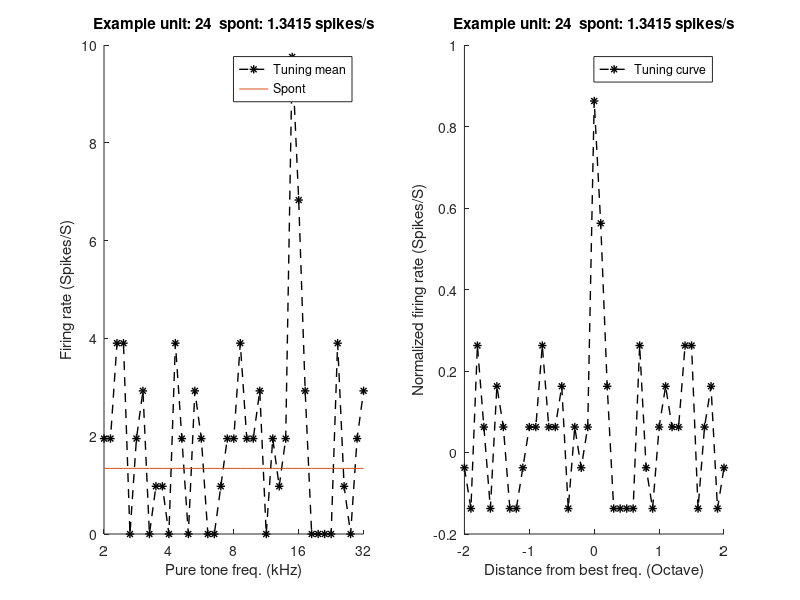
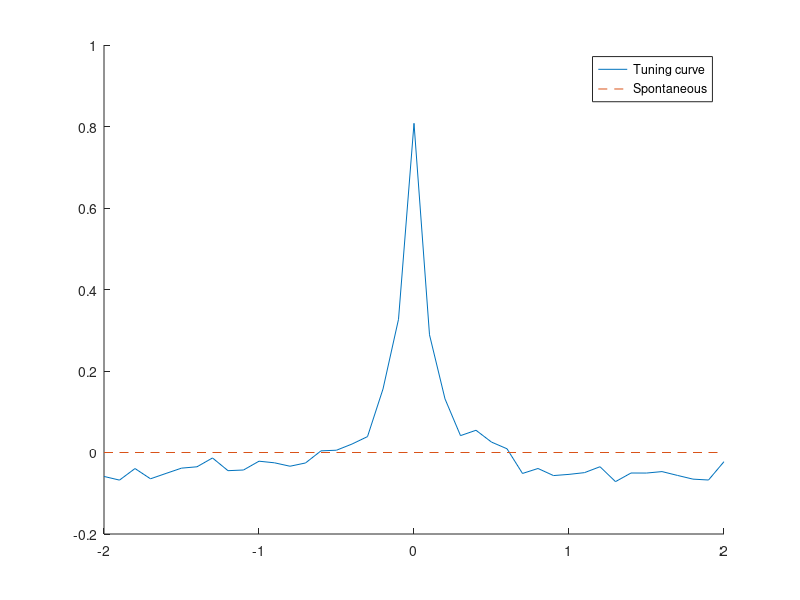

These figures' MATLAB source, in order: (Note: this script raises an error after producing the figures.)
% Compute the side-band inhibition of spectral tuning curves
% Similar as the "SRF_inhibtion_all"
% by CCG @ 2020-05-30

clear; clc; close all
load ( 'firing_rates_BW.mat' )
total_N = 649;
center = 21 ; % 1:20 21 22:41
S = 41 ;
shift_tuning_2D = nan (649, S) ;
inhibit_ratio = nan (649, S) ;
rates_max = nan (649, 1);
for n = 1 : total_N
% for n = 18 : 19
    stimuli = Unit_stimuli{n} ;
    if length(stimuli) == S
        raw_spike = Unit_spike_raw{n} ;
        spike_spont = Unit_spontaneous(n);
        spike_mean = mean (raw_spike, 2) ;
        [ BF_peak_value, BF_peak_id ] = max (spike_mean) ;
        shift_step = center - BF_peak_id ;
        % not use the peak of two ends
        if ( BF_peak_id~=1 && BF_peak_id~=S )
           shift_tuning = circshift ( spike_mean ,shift_step );
           tuning42 = [ shift_tuning; spike_spont ];  max42 = max(tuning42); rates_max(n) = max42;
           temp = ( shift_tuning - spike_spont ) / max42;
           shift_tuning_2D ( n, : ) = temp ;          
           inhibit_ratio ( n, : ) = ( spike_mean - spike_spont ) ./ ( spike_mean + spike_spont );
           
        end
    end
end
%%
% show the tuning curve of single neuron
pos=get(0,'ScreenSize'); X_size=pos(3);Y_size=pos(4);
figure('position',[X_size*0.05 Y_size*0.4 X_size*0.5 Y_size*0.35], 'Visible','on');

N = 24 ;

subplot(1,2, 1)
raw_spike = Unit_spike_raw{N};
% h1 = plot(raw_spike); hold on
h2 = plot(mean(raw_spike, 2),  '--*', 'LineWidth', 1, 'Color', 'k'); hold on
h3 = plot( ones(S, 1)*Unit_spontaneous(N) ); box off
legend( [h2 h3] , {'Tuning mean', 'Spont'} );
xlim([1 S])
xticks ([ 1 11 21 31 41 ])
xticklabels ( { '2', '4', '8', '16', '32' } )
xlabel('Pure tone freq. (kHz)'); ylabel('Firing rate (Spikes/S)')
title( [ 'Example unit: ', num2str(N), '  spont: ',  num2str(Unit_spontaneous(N)), ' spikes/s' ] )

subplot(1,2, 2)
h1 = plot( shift_tuning_2D (N,:), '--*', 'LineWidth', 1, 'Color', 'k'); box off
% hold on
% h2 = plot( ones(S, 1)*Unit_spontaneous(N)/rates_max(N) );
legend( {'Tuning curve'} );
xlim([1 S])
xticks ([ 1 11 21 31 41 ])
xticklabels ( { '-2', '-1', '0', '1', '2' } )
xlabel('Distance from best freq. (Octave)'); ylabel('Normalized firing rate (Spikes/S)')
title( [ 'Example unit: ', num2str(N), '  spont: ',  num2str(Unit_spontaneous(N)), ' spikes/s' ] )
%%
figure;
ID = find ( ( Unit_spontaneous>=1 ) & ( sum(inhibit_ratio,2)<= 0 ) ) ;
ID_tuning = shift_tuning_2D (ID, :);
% tuning_std = std(ID_tuning,[],2)/length(ID);
tuning_std = std(ID_tuning,[],2) ;
tuning_mean = mean ( ID_tuning, 1 );
% tuning_mean = imgaussfilt (tuning_mean,1); %smooth tuning curve
% tuning_mean = smooth(tuning_mean,0.05); %smooth tuning curve
% h1 = errorbar ( tuning_mean,tuning_std );
% shadedErrorBar( 1:S, tuning_mean, tuning_std,'g');
h1 = plot(tuning_mean);
hold on
h2 = plot( ones(S, 1)*0, '--' ); box off
legend( [h1 h2] , {'Tuning curve', 'Spontaneous'} );
xlim([1 S])
xticks ([ 1 11 21 31 41 ])
xticklabels ( { '-2', '-1', '0', '1', '2' } )

posi_id = find(tuning_mean>0); neg_id = find(tuning_mean<0);
posi_num = num2str(length(posi_id)); 
neg_num = num2str(length(neg_id));
posi_area = round(sum(tuning_mean(posi_id),2), 2);
neg_area = round(sum(tuning_mean(neg_id),2), 2);
title( [ '# units: ', num2str(length(ID)), ' # pos vs neg: ',  posi_num, ' ', neg_num, ...
    ' area pos vs neg: ',  num2str(posi_area), ' ', num2str(neg_area)] )